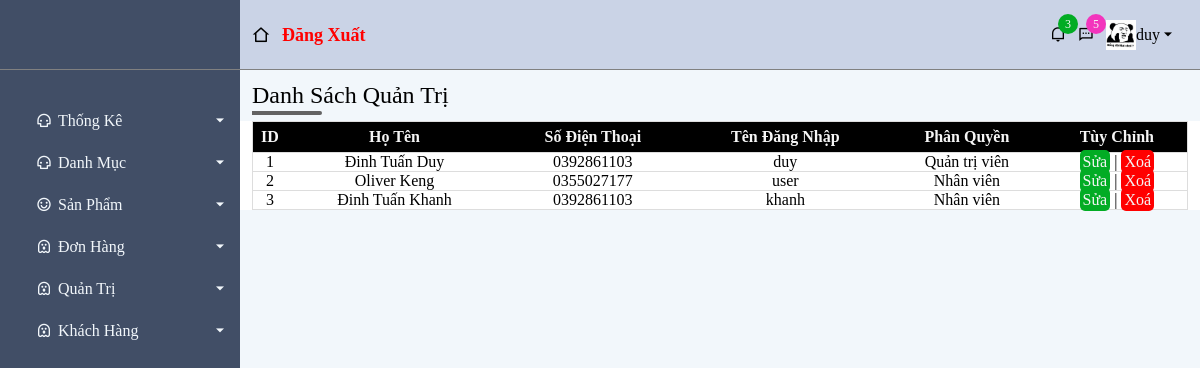
The app's page /admin/index.php?act=quantri (signed in) with its own data.
### tables this page shows
CREATE TABLE `tbl_user` (
  `id` int(6) NOT NULL,
  `name` varchar(50) DEFAULT NULL,
  `tel` varchar(50) DEFAULT NULL,
  `user` varchar(20) NOT NULL,
  `pass` varchar(20) NOT NULL,
  `role` tinyint(1) NOT NULL DEFAULT 0
);

### model/userdb.php (called while the page is built, shortened)
<?php
    function getall_admin(){
        $conn =connectdb();
        $stmt = $conn -> prepare("SELECT * FROM tbl_user");
        $stmt->execute();
        $kq= $stmt->fetchAll();
        return $kq;
    }
    ?>

### admin/view/quantri.php (the view, shortened to what this page needs)
<?php
    $kq= getall_admin();
?>
<div class="admin-content-main">
                <div class="admin-content-main-title">
                    <h1>Danh Sách Quản Trị</h1>
                </div>
                <div class="admin-content-main-content">
                    <div class="admin-content-main-content-product-list">
                        <table>
                            <thead>
                                <tr>
                                    <th>ID</th>
                                    <th>Họ Tên</th>
                                    <th>Số Điện Thoại</th>
                                    <th>Tên Đăng Nhập</th>
                                    <th>Phân Quyền</th>
                                    <th>Tùy Chỉnh</th>
                                </tr>
                            </thead>
                            <tbody>
                                <?php
                                    if(isset($kq)&&count($kq)>0){
                                        $i=1;
                                        foreach($kq as $ad){
                                            $role = $ad['role'] == 1 ? 'Quản trị viên' : 'Nhân viên';
                                            echo '<tr>
                                                <td>'.$i.'</td>
                                                <td>'.$ad['name'].'</td>
                                                <td>'.$ad['tel'].'</td>
                                                <td>'.$ad['user'].'</td>
                                                <td>'. $role.'</td>
                                                <td>
                                                    <a class="edit-class" href="index.php?act=quantri_up&id='.$ad['id'].'">Sửa</a>
                                                    |
                                                    <a class="delete-class" href="index.php?act=quantri&id='.$ad['id'].'">Xoá</a>
                                                </td>
                                            </tr>';
                                            $i++;
                                        }
                                    }
                                ?>
                            </tbody>
                        </table>
                    </div>
                </div>
              </div>
        </div>
       </div>
    </section>

### admin/view/asset/css/style.css (style rules this page uses)
:root { --main-gb-color:#414e66; --sub-bg-color:#f2f7fb; --top-height:70px; --main-transition: all 0.3s ease }
* { margin: 0; padding: 0; box-sizing: border-box; }
a { text-decoration: none; color: unset; }
.delete-class { padding: 3px; background-color: red; color: whitesmoke; border-radius: 5px; }
.edit-class { padding: 3px; background-color: rgb(2, 172, 36); color: whitesmoke; border-radius: 5px; }
.admin-content-main-title h1 { padding: 12px; font-weight: 500; position: relative; }
.admin-content-main-title h1::before { position: absolute; display: block; content: ""; height: 4px; width: 70px; background-color: rgb(99, 99, 99); bottom: 6px; left: 12px; border-bottom-right-radius: 5px; border-top-right-radius: 5px; }
.admin-content-main-content-product-list { background-color: white; padding: 0 12px; }
.admin-content-main-content-product-list table { width: 100%; padding: 12px 0; border-collapse: collapse; border: 1px solid #dddddd; }
.admin-content-main-content-product-list table, th, td { text-align: center; border-bottom: 1px solid #dddddd; }
.admin-content-main-content-product-list table th { background-color: black; color: whitesmoke; padding: 6px 0; }
.admin-content-main-content-order-list table, th, td { text-align: center; border-bottom: 1px solid #dddddd; }

### records on screen
tbl_user: name "Đinh Tuấn Duy", tel "0392861103", user "duy", role "Quản trị viên"
tbl_user: name "Oliver Keng", tel "0355027177", user "user", role "Nhân viên"
tbl_user: name "Đinh Tuấn Khanh", tel "0392861103", user "khanh", role "Nhân viên"

### other values on screen
$username "duy"
